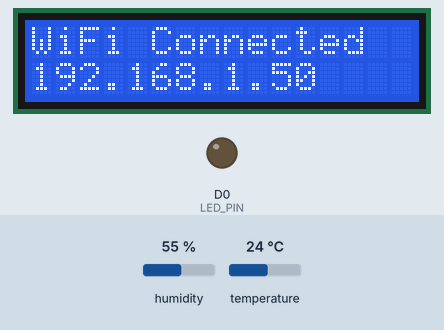
A sketch run on a simulated ESP8266 (Wemos D1 mini). Shown: 16×2 character LCD, output pins drawn as LEDs (lit = HIGH). The inputs (shaded band) are chosen by the test bench; at power-on: humidity 55 %, temperature 24 °C. WiFi joins after 1.5 s; servers stay silent unless stated; uploads are accepted with an empty reply; what the sketch prints to the serial monitor is not drawn.

Above: at 2.2 s.
At 3.8 s:
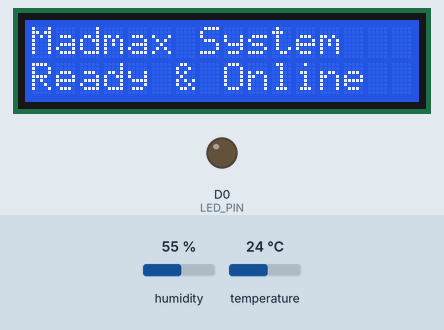

Measured:
- what the display in image 0 shows lasts 1.5 s, from 2.2 s to 3.7 s

The sketch:

esp8266_madmax.ino
```cpp
/**
 * ============================================================================
 * Project: Madmax IoT Environmental Platform
 * Designed and Developed by: Dalinderz
 *
 * Hardware Setup:
 * - Microcontroller: ESP8266 (NodeMCU / Wemos D1 Mini / ESP-12E)
 * - Sensor: DHT11 connected to Pin D4 (GPIO2)
 * - LED: Connected to Pin D0 (GPIO16)
 * - LCD 16x2 I2C: D1 (SCL / GPIO5), D2 (SDA / GPIO4)
 *   Standard I2C Address: 0x27 (or 0x3F)
 *
 * Network Configuration:
 * - WiFi SSID: SPIDERMAN
 * - WiFi Password: 000000000
 *
 * Live Render Production Cloud Server:
 * - Base URL: https://madmax-iot-1.onrender.com
 * - Sync Endpoint: https://madmax-iot-1.onrender.com/api/device/sync
 *
 * Required Arduino Libraries (Install via Arduino Library Manager):
 * 1. "DHT sensor library" by Adafruit (plus Adafruit Unified Sensor dependency)
 * 2. "LiquidCrystal I2C" by Frank de Brabander or Marco Schwartz
 * 3. "ArduinoJson" (v6 or v7) by Benoit Blanchon
 * 4. "ESP8266WiFi" & "ESP8266HTTPClient" (Built-in with ESP8266 board package)
 * ============================================================================
 */

#include <ESP8266WiFi.h>
#include <ESP8266HTTPClient.h>
#include <WiFiClient.h>
#include <WiFiClientSecure.h>
#include <Wire.h>
#include <LiquidCrystal_I2C.h>
#include <DHT.h>
#include <ArduinoJson.h>

// ==========================================
// 1. PIN DEFINITIONS & HARDWARE CONFIG
// ==========================================
#define DHTPIN D4         // DHT11 Data Pin connected to D4 (GPIO2)
#define DHTTYPE DHT11     // DHT 11 sensor model

#define LED_PIN D0        // LED Pin connected to D0 (GPIO16)

// LCD 16x2 I2C Configuration (SCL -> D1, SDA -> D2)
// Change 0x27 to 0x3F if your I2C module uses address 0x3F
#define LCD_I2C_ADDR 0x27
#define LCD_COLS 16
#define LCD_ROWS 2

// Initialize Hardware Objects
DHT dht(DHTPIN, DHTTYPE);
LiquidCrystal_I2C lcd(LCD_I2C_ADDR, LCD_COLS, LCD_ROWS);

// ==========================================
// 2. NETWORK & SERVER SETTINGS
// ==========================================
const char* ssid     = "SPIDERMAN";
const char* password = "000000000";

/**
 * LIVE RENDER SERVER CONFIGURATION:
 * Synchronizes DHT11 readings and receives Smart LCD + LED commands
 */
const char* serverUrl = "https://madmax-iot-1.onrender.com/api/device/sync";

// Polling interval: Every 10 seconds as specified in requirements
const unsigned long SYNC_INTERVAL = 10000;
unsigned long lastSyncTime = 0;

// Cached LCD lines to prevent flickering
String currentLcdRow1 = "";
String currentLcdRow2 = "";

// ==========================================
// 3. LCD HELPER FUNCTIONS
// ==========================================
void updateDisplay(String row1, String row2) {
  // Pad or trim strings to exactly 16 characters
  while (row1.length() < 16) row1 += " ";
  while (row2.length() < 16) row2 += " ";
  row1 = row1.substring(0, 16);
  row2 = row2.substring(0, 16);

  // Only update if text has changed to prevent screen flicker
  if (row1 != currentLcdRow1 || row2 != currentLcdRow2) {
    currentLcdRow1 = row1;
    currentLcdRow2 = row2;

    lcd.setCursor(0, 0);
    lcd.print(currentLcdRow1);

    lcd.setCursor(0, 1);
    lcd.print(currentLcdRow2);
  }
}

// ==========================================
// 4. WIFI CONNECTION
// ==========================================
void connectWiFi() {
  if (WiFi.status() == WL_CONNECTED) return;

  Serial.println();
  Serial.print("[WiFi] Connecting to: ");
  Serial.println(ssid);

  updateDisplay("Connecting WiFi", ssid);

  WiFi.mode(WIFI_STA);
  WiFi.begin(ssid, password);

  int attempts = 0;
  while (WiFi.status() != WL_CONNECTED && attempts < 30) {
    delay(500);
    Serial.print(".");
    attempts++;
  }

  if (WiFi.status() == WL_CONNECTED) {
    Serial.println("\n[WiFi] Connected Successfully!");
    Serial.print("[WiFi] IP Address: ");
    Serial.println(WiFi.localIP());
    updateDisplay("WiFi Connected", WiFi.localIP().toString());
    delay(1500);
  } else {
    Serial.println("\n[WiFi] Connection Failed! Retrying in loop...");
    updateDisplay("WiFi Error", "Retrying...");
  }
}

// ==========================================
// 5. SETUP
// ==========================================
void setup() {
  Serial.begin(115200);
  delay(500);

  Serial.println("\n============================================");
  Serial.println("🌿 MADMAX IoT System Firmware");
  Serial.println("Designed and Developed by Dalinderz");
  Serial.println("Render Cloud: https://madmax-iot-1.onrender.com");
  Serial.println("============================================");

  // Initialize LED Pin
  pinMode(LED_PIN, OUTPUT);
  digitalWrite(LED_PIN, LOW); // Start with LED OFF

  // Initialize I2C Bus for ESP8266 (D2=SDA, D1=SCL)
  Wire.begin(D2, D1);

  // Initialize LCD
  lcd.init();
  lcd.backlight();
  lcd.clear();
  updateDisplay("Madmax IoT", "Starting up...");

  // Initialize DHT11
  dht.begin();

  // Connect to WiFi
  connectWiFi();

  updateDisplay("Madmax System", "Ready & Online");
}

// ==========================================
// 6. MAIN LOOP
// ==========================================
void loop() {
  // Ensure WiFi remains connected
  if (WiFi.status() != WL_CONNECTED) {
    connectWiFi();
  }

  unsigned long currentMillis = millis();

  // Execute sync cycle every 10 seconds
  if (currentMillis - lastSyncTime >= SYNC_INTERVAL || lastSyncTime == 0) {
    lastSyncTime = currentMillis;
    syncWithServer();
  }

  // Small delay for watchdog timer stability
  delay(50);
}

// ==========================================
// 7. SENSOR READING & SERVER SYNC
// ==========================================
void syncWithServer() {
  if (WiFi.status() != WL_CONNECTED) {
    Serial.println("[Sync] Skipping: No WiFi connection");
    return;
  }

  // 1. Read DHT11 Sensor Data
  float humidity = dht.readHumidity();
  float temperature = dht.readTemperature(); // Celsius

  if (isnan(humidity) || isnan(temperature)) {
    Serial.println("[DHT11] Warning: Failed to read from DHT11 sensor! Using fallback values.");
    temperature = 26.5;
    humidity = 55.0;
  } else {
    Serial.print("[DHT11] Temp: ");
    Serial.print(temperature);
    Serial.print(" °C | Humidity: ");
    Serial.print(humidity);
    Serial.println(" %");
  }

  // 2. Build JSON Request Payload
  StaticJsonDocument<256> reqDoc;
  reqDoc["temperature"] = temperature;
  reqDoc["humidity"] = humidity;

  String requestJson;
  serializeJson(reqDoc, requestJson);

  // 3. Send HTTP / HTTPS Request to Render Cloud Server
  HTTPClient http;
  bool isHttps = String(serverUrl).startsWith("https://");

  WiFiClientSecure secureClient;
  WiFiClient regularClient;

  if (isHttps) {
    secureClient.setInsecure(); // Allows connecting to Render HTTPS without needing bundled certs
    secureClient.setBufferSizes(1024, 1024); // Optimize SSL/TLS buffer sizes for ESP8266 RAM
    http.begin(secureClient, serverUrl);
  } else {
    http.begin(regularClient, serverUrl);
  }

  http.setTimeout(15000); // 15-second timeout to accommodate cloud latency / spin-up
  http.addHeader("Content-Type", "application/json");

  Serial.print("[Sync] Sending data to Render: ");
  Serial.println(serverUrl);

  int httpCode = http.POST(requestJson);

  if (httpCode > 0) {
    String response = http.getString();
    Serial.print("[Sync] Render Response Code: ");
    Serial.println(httpCode);
    Serial.print("[Sync] Payload: ");
    Serial.println(response);

    if (httpCode == HTTP_CODE_OK || httpCode == HTTP_CODE_CREATED) {
      // 4. Parse Server Response JSON
      StaticJsonDocument<512> resDoc;
      DeserializationError err = deserializeJson(resDoc, response);

      if (!err) {
        // A) Process LED Automation Command (D0 / GPIO16)
        const char* ledCmd = resDoc["led"];
        if (ledCmd != nullptr) {
          if (String(ledCmd) == "ON") {
            digitalWrite(LED_PIN, HIGH);
            Serial.println("[LED D0] State: HIGH (ON)");
          } else {
            digitalWrite(LED_PIN, LOW);
            Serial.println("[LED D0] State: LOW (OFF)");
          }
        }

        // B) Process Smart LCD Display Text (16x2 I2C)
        JsonObject lcdObj = resDoc["lcd"];
        if (!lcdObj.isNull()) {
          const char* row1 = lcdObj["row1"];
          const char* row2 = lcdObj["row2"];

          String r1 = (row1 != nullptr) ? String(row1) : "Madmax IoT";
          String r2 = (row2 != nullptr) ? String(row2) : "Ready";

          updateDisplay(r1, r2);
          Serial.println("[LCD 16x2] Updated content to row 1 & row 2");
        }
      } else {
        Serial.print("[Sync] JSON Parse Error: ");
        Serial.println(err.c_str());
      }
    }
  } else {
    Serial.print("[Sync] HTTP POST Failed. Error: ");
    Serial.println(http.errorToString(httpCode).c_str());
  }

  http.end();
}
```
